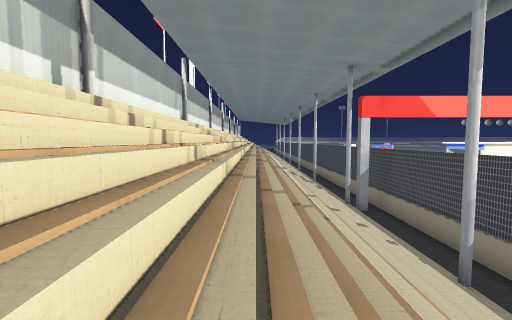
[1] (above)

16 first-person views from a walk through a Godot game level. The camera is 1.4 m above the floor, tilts 4° down and sees 85° across. The floor is counted in squares, 2 m on a side. Each view is taken from the middle of a square. On the plan, view 1 faces up. The plan holds only what a view shows up to about 9 squares ahead; the rest is blank. The place goes on beyond the plan. Some surface patterns are stand-ins.

[2]
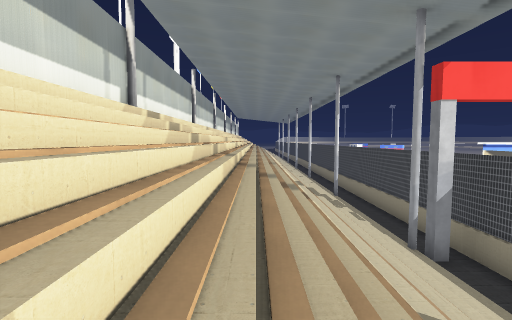

[3]
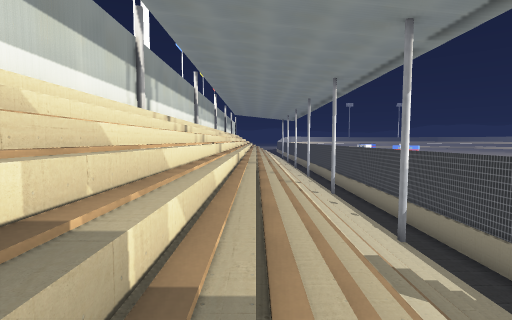

[4]
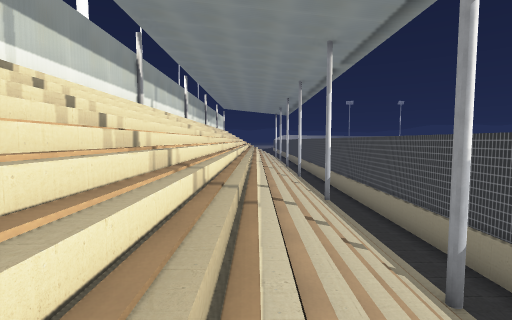

[5]
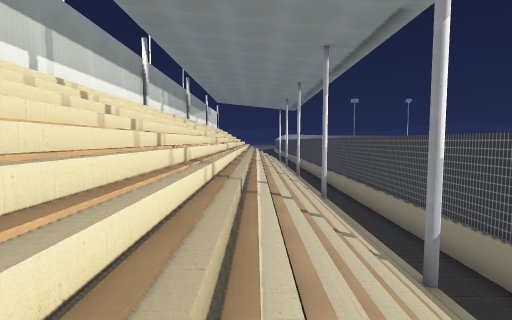

[6]
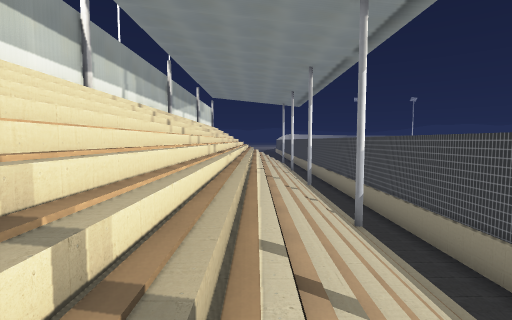

[7]
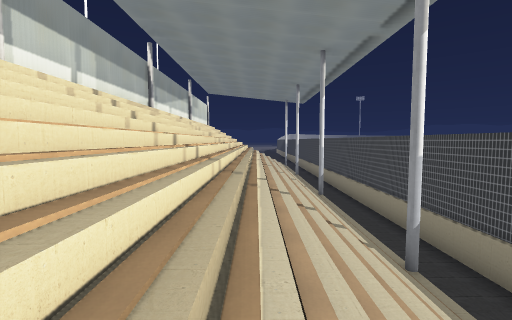

[8]
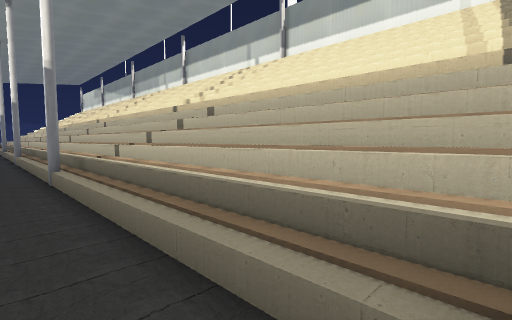

[9]
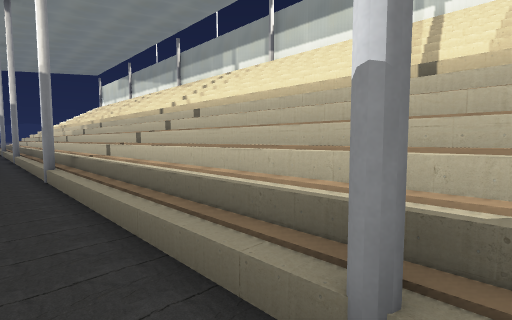

[10]
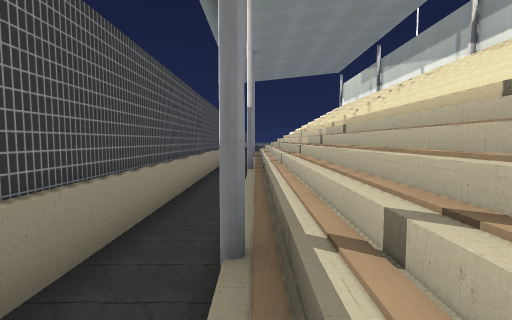

[11]
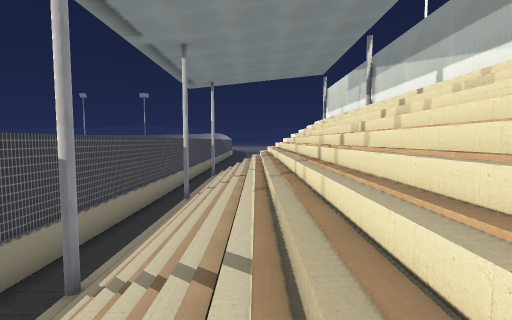

[12]
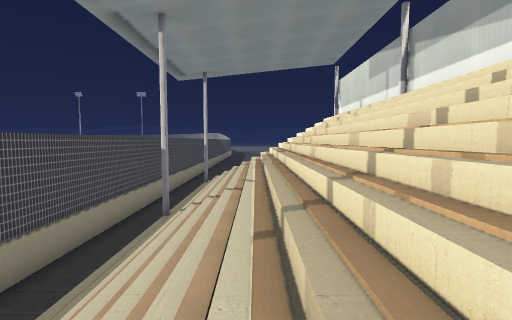

[13]
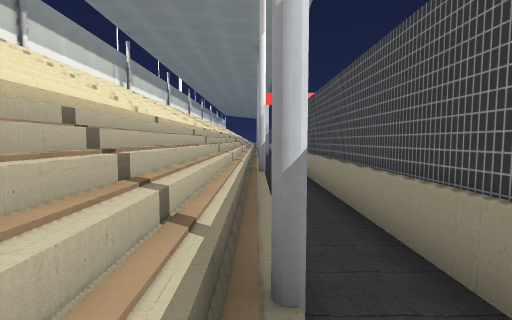

[14]
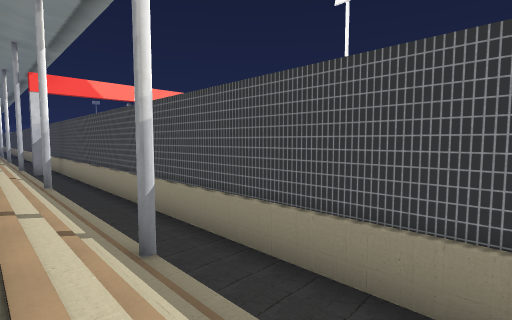

[15]
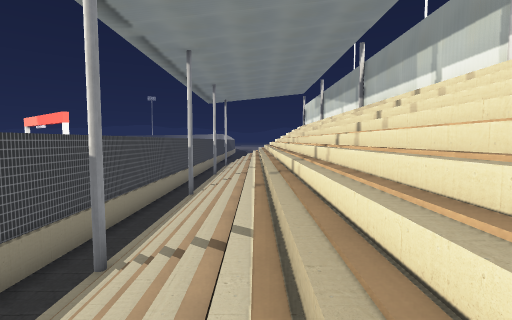

[16]
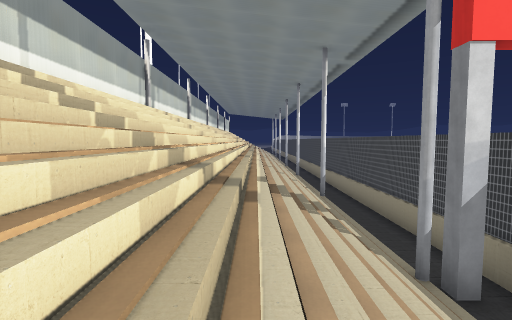

### Floor plan
Key: @ floor where view 1 was taken; # wall or solid block; . floor; / step, stairs or slope; = window, fence, low wall or low ledge; P pillar.
Columns run from 2 left of view 1 to 5 right of it. Each row starts with its distance up from view 1.
 30 #/////.#
 29 #/////.#
 28 #/////.#
 27 #/////.#
 26 #////#.#
 25 #/////.#
 24 #/////.#
 23 #/////.#
 22 #/////.#
 21 #/////.#
 20 #////=.#
 19 #/////.#
 18 #/////.#
 17 #/////.#
 16 #/////.#
 15 #////=.#
 14 #/////.#
 13 #/////.#
 12 #/////.#
 11 #/////.#
 10 #////#P#
  9 #/////P#
  8 #/////.#
  7 #/////.#
  6 #/////.#
  5 #/////.#
  4 #////=.#
  3 #/////.#
  2 #/////.#
  1 #/////.#
  0 #/@///.#
 -1 #////=.#
 -2 #/////.#
 -3 #/////.#
 -4 #/////.#
 -5 #/////.#
 -6 #/////.#
 -7 #////#.#
 -8 #/////.#
 -9 #/////.#
-10 #/////.#
-11 #/////.#
-12 #////=.#
-13 #/////.#
-14 #/////.#
-15 #/////.#
-16 #/////.#
-17 #/////.#
-18 #////=.#
-19 #/////.#

Positions as (right, up) in squares from view 1, and headings:
1: (0, 0), facing up
2: (0, 4), facing up
3: (0, 9), facing up
4: (1, 12), facing up
5: (1, 17), facing up
6: (1, 20), facing up
7: (1, 22), facing up
8: (4, 4), facing down-left
9: (4, -1), facing down-left
10: (3, -5), facing down
11: (1, -9), facing down
12: (1, -11), facing down
13: (3, -8), facing up
14: (2, -4), facing up-right
15: (1, -3), facing down
16: (1, 6), facing up
